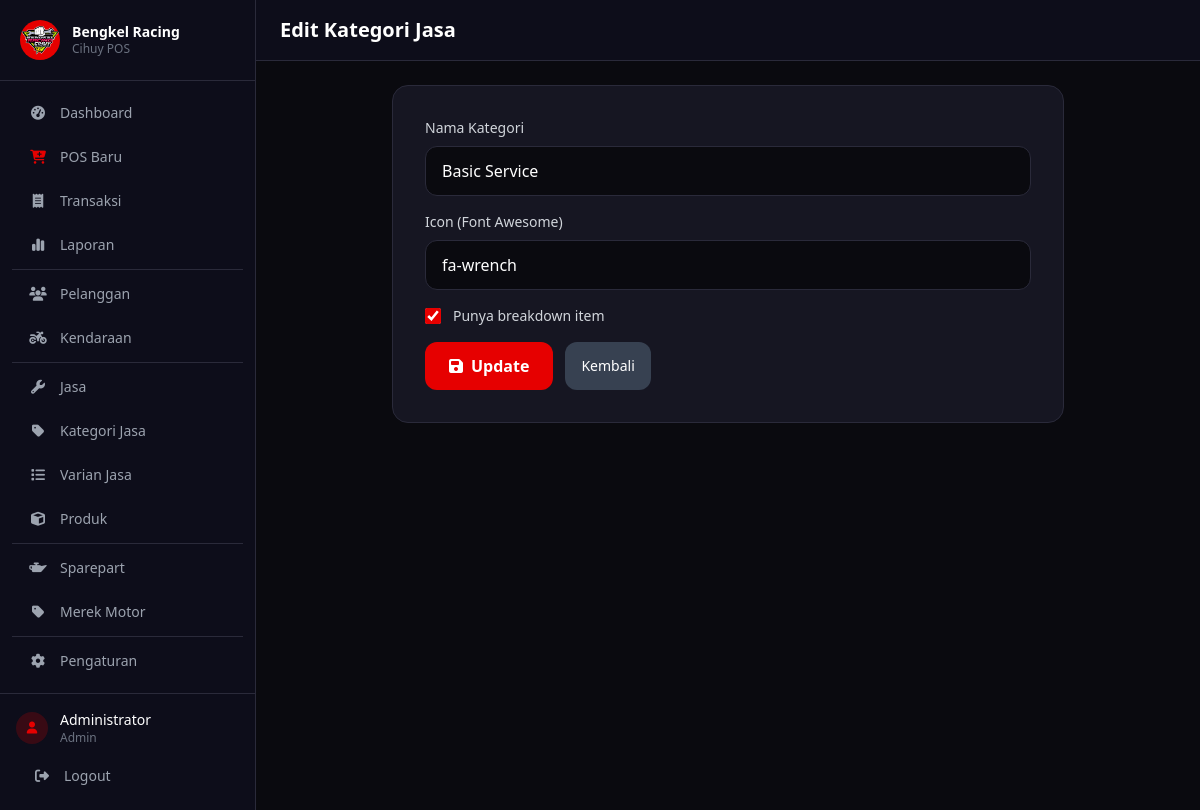
Page /pages/kategori_jasa/edit.php?id=1 (signed in) on the committed database.
### tables this page shows
CREATE TABLE kategori_jasa (
    id INT AUTO_INCREMENT PRIMARY KEY,
    nama VARCHAR(100) NOT NULL,
    icon VARCHAR(50),
    punya_breakdown TINYINT(1) DEFAULT 0
);

### pages/kategori_jasa/edit.php (the view, shortened to what this page needs)
<?php
require_once '../../config/database.php';
$id = (int)($_GET['id'] ?? 0);
$data = $conn->query("SELECT * FROM kategori_jasa WHERE id = $id")->fetch_assoc();
include '../../layout/header.php';
include '../../layout/sidebar.php';
?>
<div class="flex-1 flex flex-col w-full min-w-0">
    <header class="bg-[#0d0d1a] border-b border-[#2a2a3a] px-4 md:px-6 py-4 pl-16 md:pl-6">
        <h2 class="text-xl font-bold text-white">Edit Kategori Jasa</h2>
    </header>
    <main class="flex-1 p-4 md:p-6 overflow-y-auto">
        <div class="max-w-2xl mx-auto">
            <div class="bg-[#161622] rounded-2xl p-8 border border-[#2a2a3a]">
                <form method="POST" class="space-y-4">
                    <div>
                        <label class="block text-gray-300 text-sm font-medium mb-2">Nama Kategori</label>
                        <input type="text" name="nama" required
                            class="w-full px-4 py-3 bg-[#0a0a0f] border border-[#2a2a3a] rounded-xl text-white placeholder-gray-500 focus:outline-none focus:border-[#e60000]"
                            value="<?= htmlspecialchars($data['nama']) ?>">
                    </div>
                    <div>
                        <label class="block text-gray-300 text-sm font-medium mb-2">Icon (Font Awesome)</label>
                        <input type="text" name="icon"
                            class="w-full px-4 py-3 bg-[#0a0a0f] border border-[#2a2a3a] rounded-xl text-white placeholder-gray-500 focus:outline-none focus:border-[#e60000]"
                            value="<?= htmlspecialchars($data['icon'] ?? 'fa-wrench') ?>">
                    </div>
                    <div class="flex items-center gap-3">
                        <input type="checkbox" name="punya_breakdown" id="punya_breakdown" value="1"
                            <?= $data['punya_breakdown'] ? 'checked' : '' ?>
                            class="w-4 h-4 rounded border-gray-600 bg-[#0a0a0f] accent-[#e60000]">
                        <label for="punya_breakdown" class="text-gray-300 text-sm">Punya breakdown item</label>
                    </div>
                    <div class="flex gap-3">
                        <button type="submit"
                            class="px-6 py-3 bg-[#e60000] hover:bg-[#ffd700] text-white font-semibold rounded-xl transition-colors">
                            <i class="fas fa-save mr-2"></i>Update
                        </button>
                        <a href="index.php"
                            class="px-4 py-2 bg-gray-700 hover:bg-gray-600 text-white rounded-xl text-sm transition-colors flex items-center">
                            Kembali
                        </a>
                    </div>
                </form>
            </div>
        </div>
    </main>
</div>
<?php include '../../layout/footer.php'; ?>

### assets/css/style.css (style rules this page uses)
* { transition: background-color 0.2s, border-color 0.2s; }

### rows in the picture
kategori_jasa: nama "Basic Service", icon "fa-wrench", punya_breakdown "☑"

### other values in the picture
$item['label'] "Dashboard"
$item['label'] "POS Baru"
$item['label'] "Transaksi"
$item['label'] "Laporan"
$item['label'] "Pelanggan"
$item['label'] "Kendaraan"
$item['label'] "Jasa"
$item['label'] "Kategori Jasa"
$item['label'] "Varian Jasa"
$item['label'] "Produk"
$item['label'] "Sparepart"
$item['label'] "Merek Motor"
$item['label'] "Pengaturan"
$_SESSION['nama'] "Administrator"
$_SESSION['role'] "Admin"
